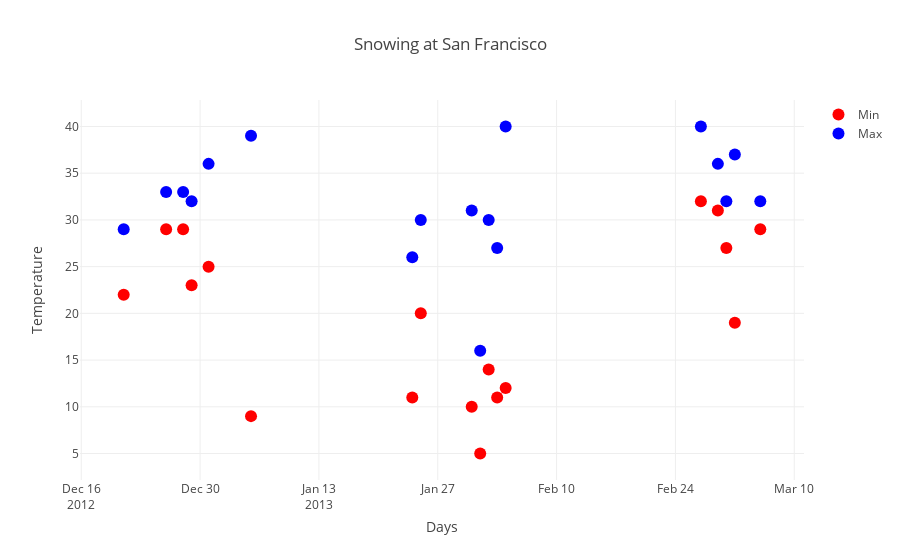

The cell this chart's notebook holds for it:
### Code cell
import plotly.plotly as py
import plotly.graph_objs as go
import plotly.offline as offline

plotly.offline.init_notebook_mode(connected=True)


trace1 = {"x": dfw5['EDT'], 
          "y": dfw5['Min TemperatureF'], 
          "marker": {"color": "red", "size": 12}, 
          "mode": "markers", 
          "name": "Min", 
          "type": "scatter"
}

trace2 = {"x": dfw5['EDT'], 
          "y": dfw5['Max TemperatureF'], 
          "marker": {"color": "blue", "size": 12}, 
          "mode": "markers", 
          "name": "Max", 
          "type": "scatter", 
}

data = [trace1, trace2]
layout = {"title": "Snowing at San Francisco", 
          "xaxis": {"title": "Days", }, 
          "yaxis": {"title": "Temperature"}}

fig = go.Figure(data=data, layout=layout)
offline.iplot(fig, filename='basicplotly_try')

### Figure 1 — Plotly figure (JSON) as saved in the notebook; plotly's stock layout.template omitted (floating-point values rounded to 4 significant figures)
{"data": [{"marker": {"color": "red", "size": 12}, "mode": "markers", "name": "Min", "type": "scatter", "uid": "191d4b94-5a71-409d-b420-6f767d40a43c", "x": ["2012-12-21", "2012-12-26", "2012-12-28", "2012-12-29", "2012-12-31", "2013-1-5", "2013-1-24", "2013-1-25", "2013-1-31", "2013-2-1", "2013-2-2", "2013-2-3", "2013-2-4", "2013-2-27", "2013-3-1", "2013-3-2", "2013-3-3", "2013-3-6"], "y": [22, 29, 29, 23, 25, 9, 11, 20, 10, 5, 14, 11, 12, 32, 31, 27, 19, 29]}, {"marker": {"color": "blue", "size": 12}, "mode": "markers", "name": "Max", "type": "scatter", "uid": "418f65be-6be2-470b-9624-9b9566539660", "x": ["2012-12-21", "2012-12-26", "2012-12-28", "2012-12-29", "2012-12-31", "2013-1-5", "2013-1-24", "2013-1-25", "2013-1-31", "2013-2-1", "2013-2-2", "2013-2-3", "2013-2-4", "2013-2-27", "2013-3-1", "2013-3-2", "2013-3-3", "2013-3-6"], "y": [29, 33, 33, 32, 36, 39, 26, 30, 31, 16, 30, 27, 40, 40, 36, 32, 37, 32]}], "layout": {"title": {"text": "Snowing at San Francisco"}, "xaxis": {"title": {"text": "Days"}}, "yaxis": {"title": {"text": "Temperature"}}}}
